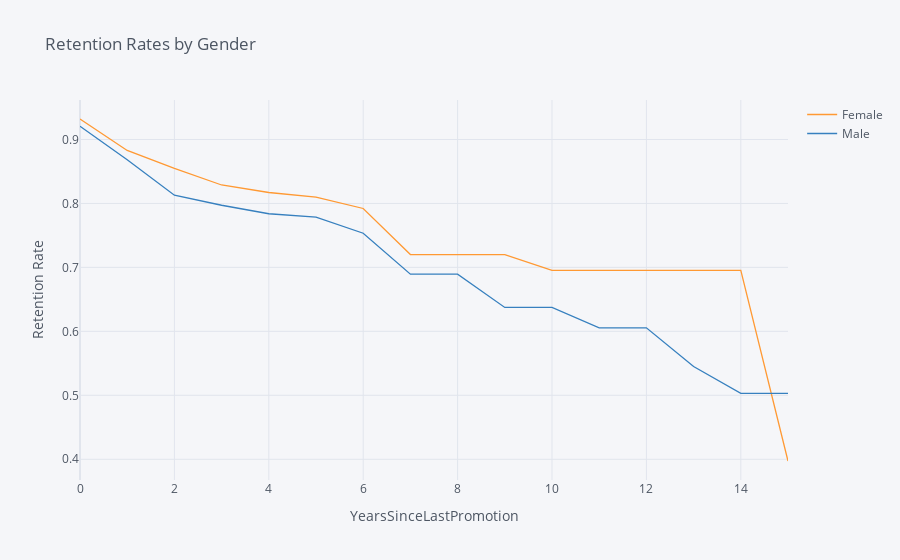

Notebook cell for this chart:
### Markdown cell above
## 3. Let's look at retention rate by gender from a third perspective - the number of years since the employee's last promotion. Generate and plot a survival curve showing this.

### Code cell
rates = survival(data, 'Gender','YearsSinceLastPromotion', 'Attrition')

rates.iplot(kind='line', xTitle='YearsSinceLastPromotion', yTitle='Retention Rate',
            title='Retention Rates by Gender')

### Figure 1 — Plotly figure (JSON) as saved in the notebook; plotly's stock layout.template omitted (floating-point values rounded to 4 significant figures)
{"data": [{"line": {"color": "rgba(255, 153, 51, 1.0)", "dash": "solid", "shape": "linear", "width": 1.3}, "mode": "lines", "name": "Female", "text": "", "type": "scatter", "x": [0, 1, 2, 3, 4, 5, 6, 7, 8, 9, 10, 11, 12, 13, 14, 15], "y": [0.932, 0.8828, 0.8547, 0.8288, 0.817, 0.8099, 0.7921, 0.7201, 0.7201, 0.7201, 0.6952, 0.6952, 0.6952, 0.6952, 0.6952, 0.3973]}, {"line": {"color": "rgba(55, 128, 191, 1.0)", "dash": "solid", "shape": "linear", "width": 1.3}, "mode": "lines", "name": "Male", "text": "", "type": "scatter", "x": [0, 1, 2, 3, 4, 5, 6, 7, 8, 9, 10, 11, 12, 13, 14, 15], "y": [0.9206, 0.8684, 0.8128, 0.7971, 0.7838, 0.7785, 0.7534, 0.6894, 0.6894, 0.6374, 0.6374, 0.6055, 0.6055, 0.5449, 0.503, 0.503]}], "layout": {"autosize": true, "legend": {"bgcolor": "#F5F6F9", "font": {"color": "#4D5663"}}, "paper_bgcolor": "#F5F6F9", "plot_bgcolor": "#F5F6F9", "title": {"font": {"color": "#4D5663"}, "text": "Retention Rates by Gender"}, "xaxis": {"autorange": true, "gridcolor": "#E1E5ED", "range": [0, 15], "showgrid": true, "tickfont": {"color": "#4D5663"}, "title": {"font": {"color": "#4D5663"}, "text": "YearsSinceLastPromotion"}, "type": "linear", "zerolinecolor": "#E1E5ED"}, "yaxis": {"autorange": true, "gridcolor": "#E1E5ED", "range": [0.3676, 0.9617], "showgrid": true, "tickfont": {"color": "#4D5663"}, "title": {"font": {"color": "#4D5663"}, "text": "Retention Rate"}, "type": "linear", "zerolinecolor": "#E1E5ED"}}}
